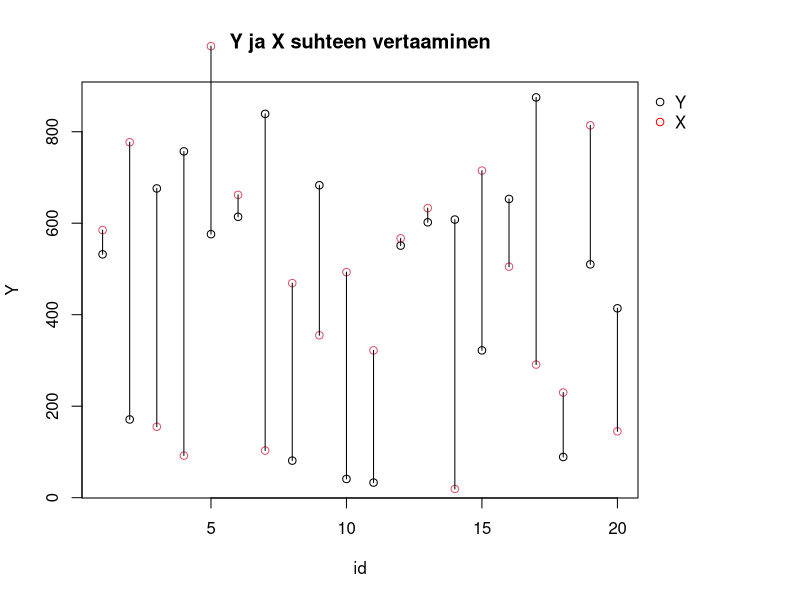

Generate this figure with R:
# Suhdekuva

# Kuvatyyppi, jolla voi kuvata kahden muuttujan valista suhdetta 
# niiden erotuksen janalla

# Luodaan malliaineisto, joka pysyy annetun ala- ja ylarajan valilla

# Funktion komponentit
# mu = odotusarvo, sd = keskihajonta, n = lopullinen otoskoko
# m = random otoskoko, yla = ylaraja, ala = alaraja

otosrajalla <- function(mu, sd, n, m, yla, ala){
  x <- rnorm(m, mu, sd) 
  x <- which(x <= yla)
  x <- which(x >= ala)
  x <- sample(x, n)
  return(x)
}

x <- otosrajalla(2, 1, 20, 1000, 10, 0)
y <- otosrajalla(2, 1, 20, 1000, 10, 0)
id <- c(1:20)

# Kuvan koko  

par(mar = c(5.1, 4.1, 4.1, 8.1), xpd = TRUE)

# Kuva

plot(y~id, col = 1, xlab = "id", ylab = "Y", main = "Y ja X suhteen vertaaminen")
points(x~id, col = 2)
legend("topright",inset = c(-0.1,0), legend = c("Y","X"), col = c("black","red"),
       pch = 1, box.lty = 0)

# Janat

for (i in 1:length(id)){
  par(new = TRUE)
  segments(y0 = x[i], x0 = id[i], y1 = y[i], x2 = id[i])
} 
